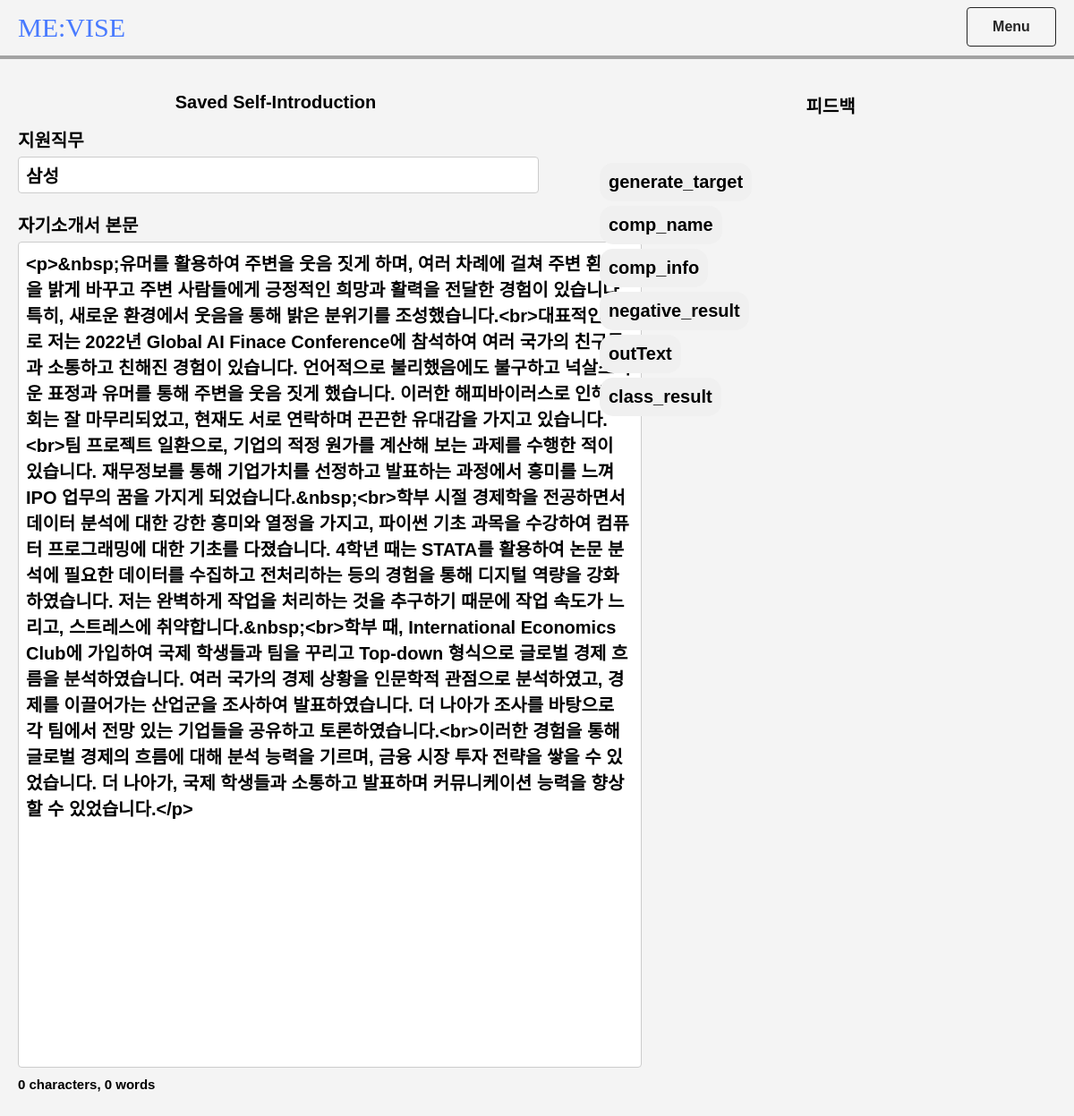
/saved_page/34 (signed in), run on the app's committed database.
### App/main.py (models this page shows)
class SavedPageContent(Base):
    __tablename__ = "saved_page_content"
    id = Column(Integer, primary_key=True, index=True)
    username = Column(String, ForeignKey("users.username"))
    job_title = Column(String)
    text = Column(Text)
    result = Column(Text)
    timestamp = Column(String)
    user = relationship("User", back_populates="saved_contents")

### App/main.py (the view)
@app.get("/saved_page/{page_id}", response_class=HTMLResponse)
async def saved_page_detail(
    request: Request, page_id: int, session: AsyncSession = Depends(get_session)
):
    username = request.session.get("username")
    if not username:
        return RedirectResponse(url="/login", status_code=303)
    page_data = await session.execute(
        select(SavedPageContent).where(SavedPageContent.id == page_id)
    )
    saved_page = page_data.scalars().first()
    if not saved_page:
        raise HTTPException(status_code=404, detail="Saved page not found")
    logger.debug(f"Retrieved content: {saved_page.text}, Result: {saved_page.result}")
    return templates.TemplateResponse(
        "saved_page_detail.html", {"request": request, "saved_page": saved_page}
    )

### App/templates/saved_page_detail.html (shortened to what this page needs)
<!DOCTYPE html>
<html lang="en">
<head>
    <link rel="stylesheet" href="/static/user_page.css">
</head>
<body>
    <header class="header">
        <div class="logo"><a href="/" class="title-logo">ME:VISE</a></div>
        <div class="dropdown">
            <button class="dropbtn">Menu</button>
        </div>
    </header>
    <div class="main-content">
        <section class="your-work">
            <h2 class="statement-title">Saved Self-Introduction</h2>
            <div class="input-group">
                <label for="job_title">지원직무</label>
                <input type="text" name="job_title" id="job_title" value="{{ saved_page.job_title }}" readonly>
            </div>
            <div class="input-group">
                <label for="text">자기소개서 본문</label>
                <textarea name="text" id="mce_full" readonly>{{ saved_page.text }}</textarea>
                <div id="mce_full-count">0 characters, 0 words</div>
            </div>
        </section>
        <section class="feedback">
            <h2 class="feedback-title">피드백</h2>
            <div id="saved-page-result">
            </div>
        </section>
    </div>
</body>
</html>

### App/static/user_page.css (style rules this page uses)
* { font-family: "Noto Sans KR", sans-serif; font-size: 20px; font-weight: 800; }
body, html { height: 100%; margin: 0; padding: 0; display: flex; flex-direction: column; align-items: stretch; background-color: #f4f4f4; width: 100%; overflow-x: hidden; }
.header { display: grid; grid-template-columns: 1fr auto; height: max-content; justify-content: space-between; align-items: center; padding: 10px 20px; color: #fff; background-color: #f4f4f4; box-sizing: border-box; padding-top: 8px; margin-bottom: 20px; border-bottom: 4px solid #a3a3a3; transition: border-bottom 1s ease-in-out; z-index: 1; }
.logo, .title-logo { white-space: nowrap; overflow: hidden; text-overflow: ellipsis; flex-shrink: 0; margin-top: 2px; }
.title-logo { text-decoration: none; color: #487AFF; font-family: "Alfa Slab One", serif; font-weight: 400; font-style: normal; font-size: 30px; }
.main-content { display: grid; grid-template-columns: 1fr 1fr; gap: 20px; width: 100%; height: 100vh; padding: 20px; margin: auto; position: relative; margin-top: 0; padding-top: 0; }
.input-group { margin-top: 15px; }
input[type="text"], textarea { width: 47vw; padding: 8px; margin-top: 5px; margin-bottom: 5px; border: 1px solid #ccc; border-radius: 4px; resize: none; }
.statement-title { margin-left: auto; margin-right: auto; text-align: center; margin-bottom: 0; }
textarea#mce_full { height: 60vh; resize: none; width: 45vh; }
.feedback { margin-left: 40px; margin-right: 10px; }
.feedback-title { margin-left: auto; margin-right: auto; padding-bottom: 10px; margin-bottom: 40px; text-align: center; }
.dropdown { position: relative; display: inline-block; }
.dropbtn { border: 1px solid rgb(37, 37, 37); border-radius: 4px; background-color: #f5f5f5; font-weight: 400; color: rgb(37, 37, 37); padding: 12px; width: 100px; text-align: center; cursor: pointer; font-size: 16px; font-weight: 900; font-family: "Noto Sans KR", sans-serif; }
#job_title-count, #mce_full-count { font-size: 15px; }
.your-work { width: 48vw; }
.feedback { width: 43vw; }

### data on the page
SavedPageContent: job_title "삼성", text "<p>&nbsp;유머를 활용하여 주변을 웃음 짓게 하며, 여러 차례에 걸쳐 주변 환경을 밝게 바꾸고 주변 사람들에게 긍정적인 희망과 활력을 전달한 경험이 있습니다. 특히, 새로운 환경에서 웃음을 통해 밝은 분위기를 조성했습니다.<br>대표적인 예로 저는 2022년 Global AI Finace Conference에 참석하여 여러 국가의 친구들과 소통하고 친해진 경험이 있습니다. 언어적으로 불리했음에도 불구하고 넉살스러운 표정과 유머를 통해 주변을 웃음 짓게 했습니다. 이러한 해피바이러스로 인해 학회는 잘 마무리되었고, 현재도 서로 연락하며 끈끈한 유대감을 가지고 있습니다.<br>팀 프로젝트 일환으로, 기업의 적정 원가를 계산해 보는 과제를 수행한 적이 있습니다. 재무정보를 통해 기업가치를 선정하고 발표하는 과정에서 흥미를 느껴 IPO 업무의 꿈을 가지게 되었습니다.&nbsp;<br>학부 시절 경제학을 전공하면서 데이터 분석에 대한 강한 흥미와 열정을 가지고, 파이썬 기초 과목을 수강하여 컴퓨터 프로그래밍에 대한 기초를 다졌습니다. 4학년 때는 STATA를 활용하여 논문 분석에 필요한 데이터를 수집하고 전처리하는 등의 경험을 통해 디지털 역량을 강화하였습니다. 저는 완벽하게 작업을 처리하는 것을 추구하기 때문에 작업 속도가 느리고, 스트레스에 취약합니다.&nbsp;<br>학부 때, International Economics Club에…"
